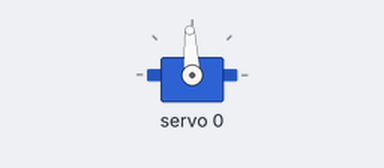
Simulated run of this sketch. Board: Arduino Mega 2560, built with avr-gcc and run on an emulated ATmega2560. Shown: servo.

Above: at 0.05 s.
At 9.95 s:
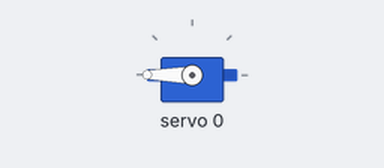
At 19.95 s:
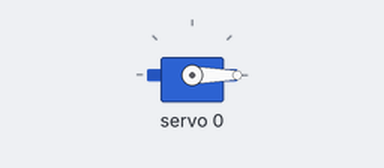
Timing chart, 0 to 26.0 s (numbered marks = the images above):
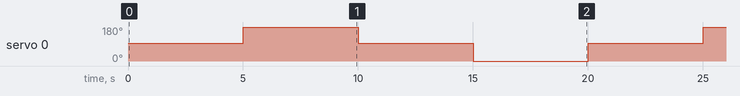

Measured:
- by itself, servo 0: repeats every 20.0 s: 93° 5.0 s, 0° 5.0 s, 93° 5.0 s, 180° 5.0 s

The sketch:

eyes_motor_zero.ino
```cpp
/*
 * file - eyes_motor_zero.ino
 * Set motor zeros for neutral position for animatronic eyes
 *
 */
#include <Wire.h>
#include "src/equations.h"
#include "PCA9685.h"

#define SERIAL_BAUD 9600

#define LED0_ON_L 0x06
#define LED0_ON_H 0x07
#define LED0_OFF_L 0x08
#define LED0_OFF_H 0x09

/* set_pwm
 * @param devdi2c device id
 * @param angle
 * @return 0 if successful
 */
//int set_pwm(uint8_t dev, float angle) {
//  int pwm_ind = angle_to_int(angle, PCA9685_RESOLUTION_STEPS);
//  uint8_t led_on_low = 0;
//  uint8_t led_on_high = 0;
//  uint8_t led_off_low = pwm_ind & 0xFF;
//  uint8_t led_off_high = pwm_ind >> 8;
//  Serial1.println(led_off_low);
//  Serial1.println(led_off_high);
//  Wire.beginTransmission(dev);
//  Wire.write(LED0_ON_L); //
//  Wire.write(led_on_low); // MODE1 control register data
//  Wire.endTransmission();
//
//  Wire.beginTransmission(dev);
//  Wire.write(LED0_ON_H);
//  Wire.write(led_on_high);
//  Wire.endTransmission();
//
//  Wire.beginTransmission(dev);
//  Wire.write(LED0_OFF_L);
//  Wire.write(led_off_low);
//  Wire.endTransmission();
//
//  Wire.beginTransmission(dev);
//  Wire.write(LED0_OFF_H);
//  Wire.write(led_off_high);
//  Wire.endTransmission();
//
//  return 0;
//}

PCA9685 pwmController(Wire);
PCA9685_ServoEval pwmServo1;

// setup()
void setup() {
  Serial1.begin(9600);
  Serial1.println("Hello!");
  Wire.begin();
  pwmController.resetDevices();
	pwmController.init();
	pwmController.setPWMFreqServo();
	//
	pwmController.setChannelPWM(0, pwmServo1.pwmForAngle(-90));
	Serial1.println(pwmController.getChannelPWM(0));
	//


}

// main() loop
void loop() {
	pwmController.setChannelPWM(0, pwmServo1.pwmForAngle(0));
  delay(5000);
  pwmController.setChannelPWM(0, pwmServo1.pwmForAngle(90));
  delay(5000);
  pwmController.setChannelPWM(0, pwmServo1.pwmForAngle(0));
  delay(5000);
  pwmController.setChannelPWM(0, pwmServo1.pwmForAngle(-90));
  delay(5000);
}
```

equations.cpp
```cpp
/*
 * file - equations.cpp
 * Equations for eyes_motor_zeros
 *
 */

#include "equations.h"

float fmodf(float a, float n) {
	return a - n*float(int(a/n));
}

/** angle_to_int
 *  *
 *   * @param angle Floating point representation of angle in degrees (0 to 360)
 *    * @param resolution Number of steps in PWM range (default=4096).
 *     * @return Integer representation of return to zero relative to number of steps
 *      */
int angle_to_int(float angle, int resolution){
	  const float MAX_ANGLE_DEG = 360.0;
		  angle = fmodf(angle, MAX_ANGLE_DEG);
			  return int(angle/MAX_ANGLE_DEG*resolution);
}
```

equations.h
```cpp
/*
 * File - equations.h
 * A collection of functions used by eyes_motor_zero.ino
 *
 */

#ifndef _EQUATIONS_H_
#define _EQUATIONS_H_

#define PCA9685_RESOLUTION_STEPS 4096
#define PCA9685_I2C_ADDR 0x40
#define PCA9685_FREQUENCY_OSCILLATOR 25'000'000

float fmodf(float, float);
int angle_to_int(float, int);

#endif // _EQUATIONS_H_
```
